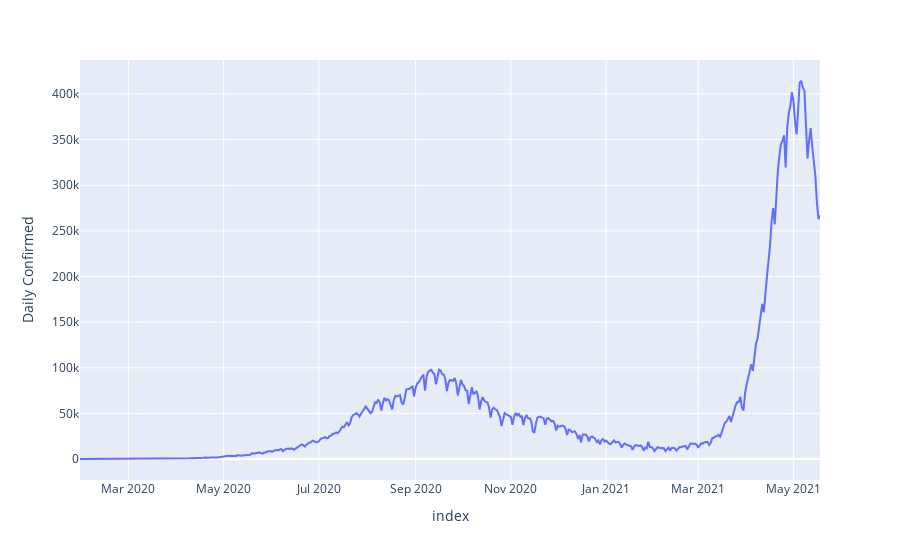

Notebook code cell kept with this figure:
### Code cell
px.line(dsi_ts, x=dsi_ts.index, y='Daily Confirmed', labels={'x':'date', 'y':'Daily-Confirmed'})

### Figure 1 — Plotly figure (JSON) as saved in the notebook; plotly's stock layout.template omitted (floating-point values rounded to 4 significant figures; data arrays with more than 128 entries replaced by an {"elided": "..."} marker saying what was removed)
{"data": [{"hovertemplate": "index=%{x}<br>Daily Confirmed=%{y}<extra></extra>", "legendgroup": "", "line": {"color": "#636efa", "dash": "solid"}, "mode": "lines", "name": "", "orientation": "v", "showlegend": false, "type": "scatter", "x": {"elided": "475 str values"}, "xaxis": "x", "y": {"elided": "475 int values"}, "yaxis": "y"}], "layout": {"legend": {"tracegroupgap": 0}, "margin": {"t": 60}, "xaxis": {"anchor": "y", "domain": [0, 1], "title": {"text": "index"}}, "yaxis": {"anchor": "x", "domain": [0, 1], "title": {"text": "Daily Confirmed"}}}}
